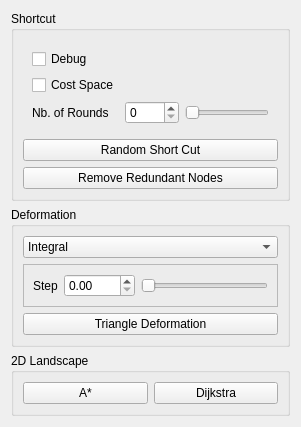
              <widget class="QWidget" name="tabOpti">
               <attribute name="title">
                <string>Smoothing</string>
               </attribute>
               <layout class="QVBoxLayout" name="verticalLayout_22">
                <item>
                 <widget class="QGroupBox" name="groupBox_23">
                  <property name="title">
                   <string>Shortcut</string>
                  </property>
                  <layout class="QVBoxLayout" name="verticalLayout_26">
                   <item>
                    <widget class="QWidget" name="widget_9" native="true">
                     <layout class="QGridLayout" name="gridLayout_26">
                      <item row="2" column="0">
                       <widget class="QLabel" name="label_12">
                        <property name="text">
                         <string>Nb. of Rounds</string>
                        </property>
                       </widget>
                      </item>
                      <item row="2" column="2">
                       <widget class="QSlider" name="horizontalSliderNbRounds_2">
                        <property name="maximum">
                         <number>1000</number>
                        </property>
                        <property name="orientation">
                         <enum>Qt::Horizontal</enum>
                        </property>
                       </widget>
                      </item>
                      <item row="0" column="0">
                       <widget class="QCheckBox" name="checkBoxDebug2">
                        <property name="text">
                         <string>Debug</string>
                        </property>
                       </widget>
                      </item>
                      <item row="1" column="0">
                       <widget class="QCheckBox" name="checkBoxCostSpace2">
                        <property name="text">
                         <string>Cost Space</string>
                        </property>
                       </widget>
                      </item>
                      <item row="2" column="1">
                       <widget class="QDoubleSpinBox" name="doubleSpinBoxNbRounds">
                        <property name="decimals">
                         <number>0</number>
                        </property>
                        <property name="maximum">
                         <double>1000.000000000000000</double>
                        </property>
                       </widget>
                      </item>
                     </layout>
                    </widget>
                   </item>
                   <item>
                    <widget class="QPushButton" name="pushButtonRandomShortCut">
                     <property name="text">
                      <string>Random Short Cut</string>
                     </property>
                    </widget>
                   </item>
                   <item>
                    <widget class="QPushButton" name="pushButtonRemoveRedundantNodes">
                     <property name="text">
                      <string>Remove Redundant Nodes</string>
                     </property>
                    </widget>
                   </item>
                  </layout>
                 </widget>
                </item>
                <item>
                 <widget class="QGroupBox" name="groupBox_25">
                  <property name="title">
                   <string>Deformation</string>
                  </property>
                  <layout class="QGridLayout" name="gridLayout_27">
                   <item row="5" column="0">
                    <widget class="QPushButton" name="pushButtonTriangleDeformation">
                     <property name="text">
                      <string>Triangle Deformation</string>
                     </property>
                    </widget>
                   </item>
                   <item row="3" column="0">
                    <widget class="QComboBox" name="comboBoxTrajCostExtimation">
                     <item>
                      <property name="text">
                       <string>Integral</string>
                      </property>
                     </item>
                     <item>
                      <property name="text">
                       <string>Minimal Work</string>
                      </property>
                     </item>
                    </widget>
                   </item>
                   <item row="4" column="0">
                    <widget class="QFrame" name="frame">
                     <property name="frameShape">
                      <enum>QFrame::StyledPanel</enum>
                     </property>
                     <property name="frameShadow">
                      <enum>QFrame::Raised</enum>
                     </property>
                     <layout class="QGridLayout" name="gridLayout_29">
                      <item row="0" column="0">
                       <widget class="QLabel" name="label_21">
                        <property name="text">
                         <string>Step</string>
                        </property>
                       </widget>
                      </item>
                      <item row="0" column="2">
                       <widget class="QSlider" name="horizontalSliderDeformStep">
                        <property name="orientation">
                         <enum>Qt::Horizontal</enum>
                        </property>
                       </widget>
                      </item>
                      <item row="0" column="1">
                       <widget class="QDoubleSpinBox" name="doubleSpinBoxDeformStep">
                        <property name="maximum">
                         <double>1000.000000000000000</double>
                        </property>
                       </widget>
                      </item>
                     </layout>
                    </widget>
                   </item>
                  </layout>
                 </widget>
                </item>
                <item>
                 <widget class="QGroupBox" name="groupBox_24">
                  <property name="title">
                   <string>2D Landscape</string>
                  </property>
                  <layout class="QGridLayout" name="gridLayout_28">
                   <item row="0" column="0">
                    <widget class="QPushButton" name="pushButton2DAstar">
                     <property name="text">
                      <string>A*</string>
                     </property>
                    </widget>
                   </item>
                   <item row="0" column="1">
                    <widget class="QPushButton" name="pushButton2DDijkstra">
                     <property name="text">
                      <string>Dijkstra</string>
                     </property>
                    </widget>
                   </item>
                  </layout>
                 </widget>
                </item>
               </layout>
              </widget>
